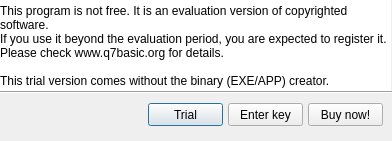
<?xml version="1.0" encoding="UTF-8"?>
<ui version="4.0">
 <class>Evaluation</class>
 <widget class="QDialog" name="Dialog">
  <property name="geometry">
   <rect>
    <x>0</x>
    <y>0</y>
    <width>392</width>
    <height>141</height>
   </rect>
  </property>
  <property name="windowTitle">
   <string>Thanks for trying Q7Basic</string>
  </property>
  <widget class="QPushButton" name="pushButton">
   <property name="geometry">
    <rect>
     <x>148</x>
     <y>103</y>
     <width>75</width>
     <height>23</height>
    </rect>
   </property>
   <property name="text">
    <string>Trial</string>
   </property>
  </widget>
  <widget class="QPushButton" name="Enterkey">
   <property name="geometry">
    <rect>
     <x>228</x>
     <y>103</y>
     <width>75</width>
     <height>23</height>
    </rect>
   </property>
   <property name="text">
    <string>Enter key</string>
   </property>
  </widget>
  <widget class="QPushButton" name="Buynow">
   <property name="geometry">
    <rect>
     <x>308</x>
     <y>103</y>
     <width>75</width>
     <height>23</height>
    </rect>
   </property>
   <property name="text">
    <string>Buy now!</string>
   </property>
  </widget>
  <widget class="QLabel" name="label">
   <property name="geometry">
    <rect>
     <x>0</x>
     <y>0</y>
     <width>391</width>
     <height>91</height>
    </rect>
   </property>
   <property name="styleSheet">
    <string notr="true">background-color: rgb(255, 255, 255);</string>
   </property>
   <property name="text">
    <string>This program is not free. It is an evaluation version of copyrighted software.
If you use it beyond the evaluation period, you are expected to register it. 
Please check www.q7basic.org for details.

This trial version comes without the binary (EXE/APP) creator.</string>
   </property>
   <property name="wordWrap">
    <bool>true</bool>
   </property>
   <property name="margin">
    <number>11</number>
   </property>
  </widget>
  <widget class="Line" name="line">
   <property name="geometry">
    <rect>
     <x>0</x>
     <y>84</y>
     <width>401</width>
     <height>16</height>
    </rect>
   </property>
   <property name="orientation">
    <enum>Qt::Horizontal</enum>
   </property>
  </widget>
 </widget>
 <resources/>
 <connections/>
</ui>
